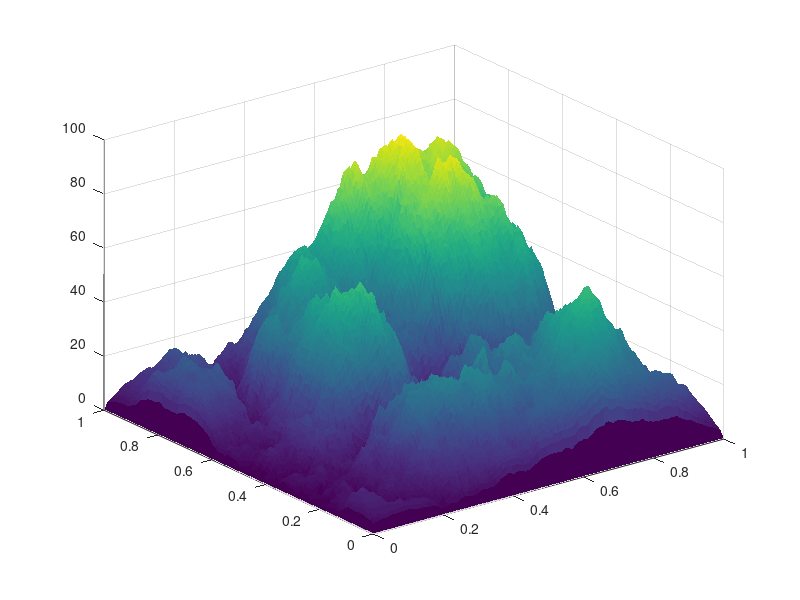

Here is the MATLAB script that generated this plot: (Note: this script raises an error after producing the figure.)
% demo1
X=linspace(0,1,200)';
CL=(-cos(X*2*pi)+1).^.2;
r=(X-.5)'.^2+(X-.5).^2;
surf(X,X',abs(ifftn(exp(7i*rand(200))./r.^.9)).*(CL*CL')*30,'EdgeColor','none')

% 67 458 190
colormap(nclCM('cmocean_curl',200))
light
material dull
view(59.1823,56.1559)

% 修饰一下
% Decorate the axes
ax=gca;
ax.Projection='perspective';
ax.LineWidth=.8;
ax.XMinorTick='on';
ax.YMinorTick='on';
ax.ZMinorTick='on';
ax.GridLineStyle=':';
ax.FontName='Cambria';
